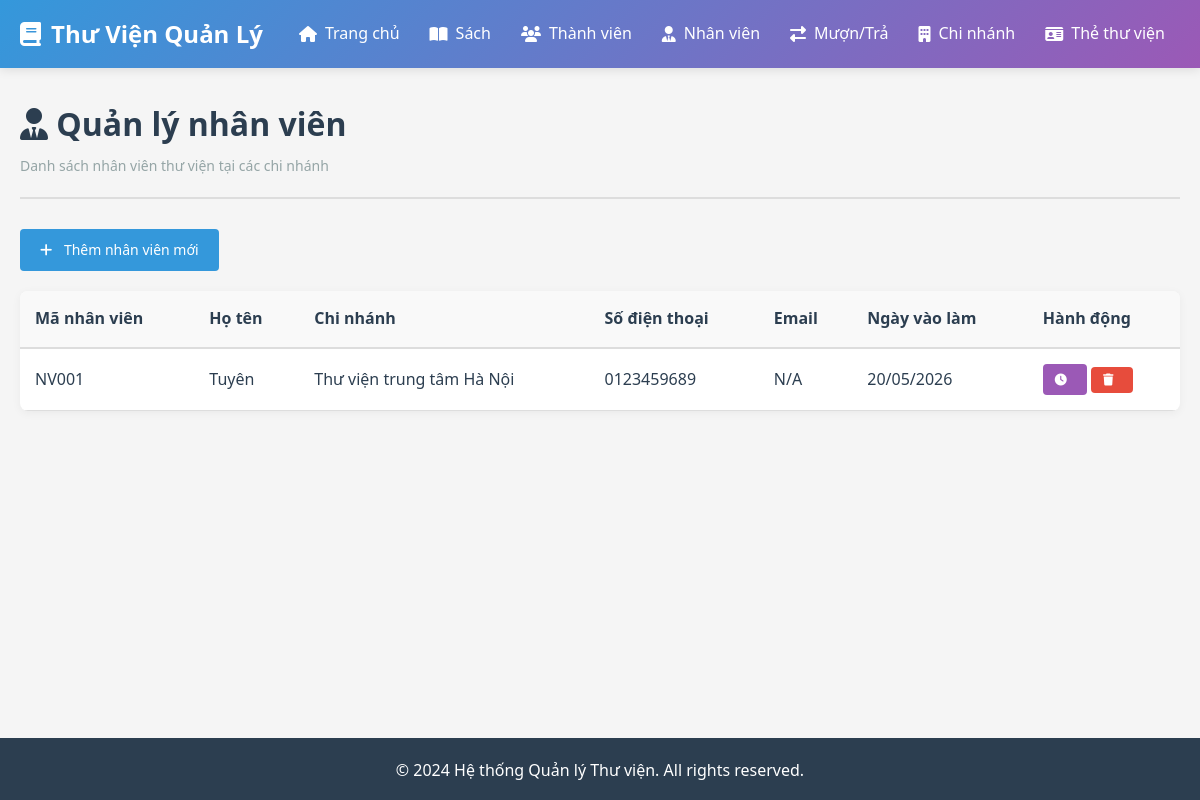
The page /nhan-vien on the database its author committed.
### app/models/__init__.py (models this page shows, shortened)
class NhanVien(db.Model):
    __tablename__ = 'nhan_vien'
    ma_nv = db.Column(db.String(10), primary_key=True)
    ho_ten = db.Column(db.String(150), nullable=False)
    dia_chi = db.Column(db.String(255))
    sdt = db.Column(db.String(15))
    email = db.Column(db.String(100))
    ma_chi_nhanh = db.Column(db.String(10), db.ForeignKey('chi_nhanh.ma_chi_nhanh'), nullable=False)
    ngay_vao = db.Column(db.Date, default=datetime.now)
    ca_lam = db.relationship('CaLam', backref='nhan_vien', lazy=True, cascade='all, delete-orphan')
    don_muon = db.relationship('DonMuon', foreign_keys='DonMuon.ma_nv', backref='nhan_vien', lazy=True)

class ChiNhanh(db.Model):
    __tablename__ = 'chi_nhanh'
    ma_chi_nhanh = db.Column(db.String(10), primary_key=True)
    ten_chi_nhanh = db.Column(db.String(150), nullable=False)
    dia_chi = db.Column(db.String(255))
    sdt = db.Column(db.String(15))
    ban_sao = db.relationship('BanSao', backref='chi_nhanh', lazy=True, cascade='all, delete-orphan')
    nhan_vien = db.relationship('NhanVien', backref='chi_nhanh', lazy=True, cascade='all, delete-orphan')

### app/routes/__init__.py (the view)
@bp.route('/nhan-vien')
def danh_sach_nhan_vien():
    page = request.args.get('page', 1, type=int)
    nhan_vien = db.paginate(db.select(NhanVien), page=page, per_page=10)
    return render_template('nhan_vien/danh_sach.html', nhan_vien=nhan_vien)

### app/templates/nhan_vien/danh_sach.html (shortened to what this page needs)
{% extends "base.html" %}
{% block content %}
<div class="page-header">
    <h1><i class="fas fa-user-tie"></i> Quản lý nhân viên</h1>
    <p>Danh sách nhân viên thư viện tại các chi nhánh</p>
</div>
<div class="toolbar">
    <a href="{{ url_for('main.them_nhan_vien') }}" class="btn btn-primary">
        <i class="fas fa-plus"></i> Thêm nhân viên mới
    </a>
</div>
<div class="table-responsive">
    <table class="table">
        <thead>
            <tr>
                <th>Mã nhân viên</th>
                <th>Họ tên</th>
                <th>Chi nhánh</th>
                <th>Số điện thoại</th>
                <th>Email</th>
                <th>Ngày vào làm</th>
                <th>Hành động</th>
            </tr>
        </thead>
        <tbody>
            {% for nv in nhan_vien.items %}
            <tr>
                <td>{{ nv.ma_nv }}</td>
                <td>{{ nv.ho_ten }}</td>
                <td>{{ nv.chi_nhanh.ten_chi_nhanh if nv.chi_nhanh else 'N/A' }}</td>
                <td>{{ nv.sdt or 'N/A' }}</td>
                <td>{{ nv.email or 'N/A' }}</td>
                <td>{{ nv.ngay_vao.strftime('%d/%m/%Y') if nv.ngay_vao else 'N/A' }}</td>
                <td>
                    <a href="{{ url_for('main.quan_ly_ca_lam_nhan_vien', ma_nv=nv.ma_nv) }}" class="btn btn-sm btn-info" title="Quản lý ca làm">
                        <i class="fas fa-clock"></i>
                    </a>
                    <form method="POST" action="{{ url_for('main.xoa_nhan_vien', ma_nv=nv.ma_nv) }}" style="display:inline-block" onsubmit="return confirm('Bạn có chắc muốn xóa nhân viên này?');">
                        <button class="btn btn-sm btn-danger" type="submit"><i class="fas fa-trash"></i></button>
                    </form>
                </td>
            </tr>
            {% else %}
            <tr>
                <td colspan="7" class="text-center">Không có nhân viên nào</td>
            </tr>
            {% endfor %}
        </tbody>
    </table>
</div>
{% endblock %}

### app/static/css/style.css (style rules this page uses)
:root { --primary: #3498db; --success: #2ecc71; --danger: #e74c3c; --warning: #f39c12; --info: #9b59b6; --light: #ecf0f1; --dark: #2c3e50; --gray: #95a5a6; --border: #ddd; }
* { margin: 0; padding: 0; box-sizing: border-box; }
body { font-family: 'Segoe UI', Tahoma, Geneva, Verdana, sans-serif; background-color: #f5f5f5; color: var(--dark); line-height: 1.6; }
.page-header { margin-bottom: 30px; padding-bottom: 20px; border-bottom: 2px solid var(--border); }
.page-header h1 { font-size: 32px; margin-bottom: 5px; color: var(--dark); }
.page-header p { color: var(--gray); font-size: 14px; }
.btn { display: inline-block; padding: 10px 20px; border: none; border-radius: 4px; cursor: pointer; text-decoration: none; font-size: 14px; transition: all 0.3s; font-weight: 500; text-align: center; }
.btn i { margin-right: 8px; }
.btn-primary { background: var(--primary); color: white; }
.btn-danger { background: var(--danger); color: white; }
.btn-info { background: var(--info); color: white; }
.btn-sm { padding: 6px 12px; font-size: 12px; }
.table-responsive { overflow-x: auto; background: white; border-radius: 8px; box-shadow: 0 2px 10px rgba(0,0,0,0.05); margin-bottom: 20px; }
.table { width: 100%; border-collapse: collapse; margin: 0; }
.table thead { background: #f9f9f9; border-bottom: 2px solid var(--border); }
.table th { padding: 15px; text-align: left; font-weight: 600; color: var(--dark); }
.table td { padding: 15px; border-bottom: 1px solid var(--border); }
.toolbar { margin-bottom: 20px; display: flex; gap: 10px; }

### rows shown on the page
NhanVien: ma_nv "NV001", ho_ten "Tuyên", chi_nhanh "Thư viện trung tâm Hà Nội", sdt "0123459689", email "N/A", ngay_vao "20/05/2026"
